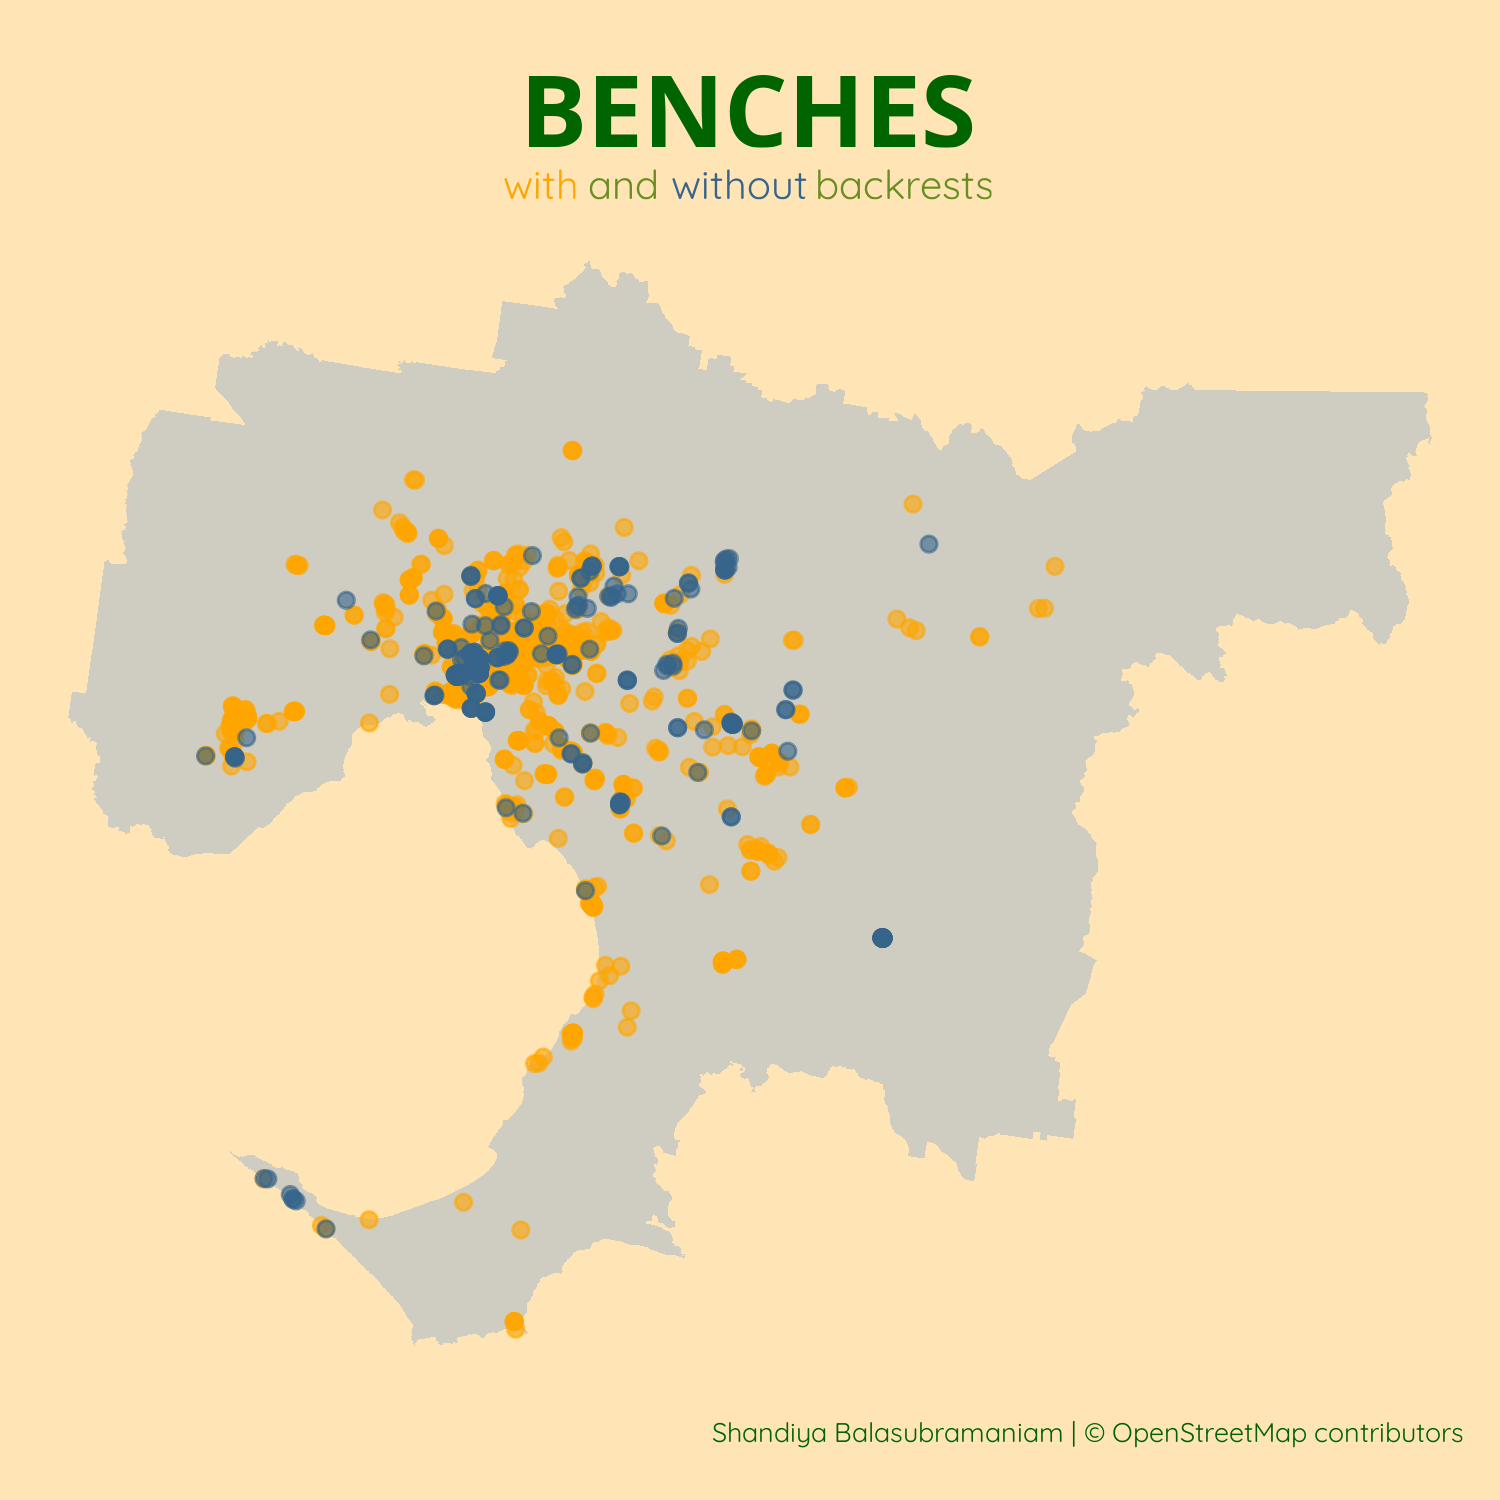

Write R code to recreate this figure.

library(here)
library(osmdata)
library(tidyverse)
library(ggtext)
library(sf)
library(showtext)


# get data from OpenStreetMap using overpass API -----------
# keys and values to build osm query https://taginfo.openstreetmap.org/keys
# admin level boundaries https://osm-boundaries.com/Map

benches <- getbb("Melbourne") %>%
  opq() %>%
  add_osm_feature("amenity", "bench") %>%
  osmdata_sf()

boundary <- getbb("Melbourne") %>%
  opq() %>%
  add_osm_feature("admin_level", "7") %>%
  osmdata_sf()

# wrangling-------------

benches_osm <- benches$osm_points

benches_tidy <- benches_osm %>%
  select(osm_id, amenity, backrest, geometry) %>% 
  filter(!is.na(amenity)) %>% 
  filter(!is.na(backrest))
 # mutate(backrest_modified = replace_na(backrest, "unknown"))

melb <- boundary$osm_multipolygons

# remove benches outside of melb
melb_benches <- benches_tidy %>% 
  mutate(within = as.integer(st_intersects(benches_tidy, melb))) %>% 
  filter(!is.na(within))

# plot! ---------

# labs
title <- "BENCHES"
subtitle <- "<span style = 'color:orange;'>with</span> and 
            <span style = 'color:steelblue4;'>without</span> backrests"
caption <- "Shandiya Balasubramaniam | © OpenStreetMap contributors"

# fonts
font_add_google("Noto Sans", "noto")
font_add_google("Quicksand", "quicksand")
showtext_auto()

p <- ggplot() +
  geom_sf(data = melb, fill = "slategray3", colour = NA, alpha = 0.5)+
  geom_sf(data = filter(melb_benches, backrest == "yes"), 
                        colour = "orange", 
                        alpha = 0.6) +
  geom_sf(data = filter(melb_benches, backrest == "no"), 
                        colour = "steelblue4", 
                        alpha = 0.6) + 
  coord_sf() +
  labs(title = title, subtitle = subtitle, caption = caption) +
  theme_void() +
  theme(
    legend.position = "none",
    panel.background = element_rect(colour = "moccasin", fill = "moccasin"),
    plot.background = element_rect(colour = "moccasin", fill = "moccasin"),
    plot.title = element_text(
      hjust = 0.5, 
      family = "noto", 
      face = "bold", 
      size = 75, 
      colour = "darkgreen"),
    plot.subtitle = element_textbox_simple(
      family = "quicksand",
      colour = "olivedrab",
      size = 30, 
      halign = 0.5),
    plot.caption = element_text(
      family = "quicksand",
      hjust = 0.95,
      size = 20, 
      colour = "darkgreen"))

ggsave(here("submissions", "05_osm", "05_osm.png"), 
       p, dpi = 300, type = "cairo", width = 1500, height = 1500, units = "px")
  
